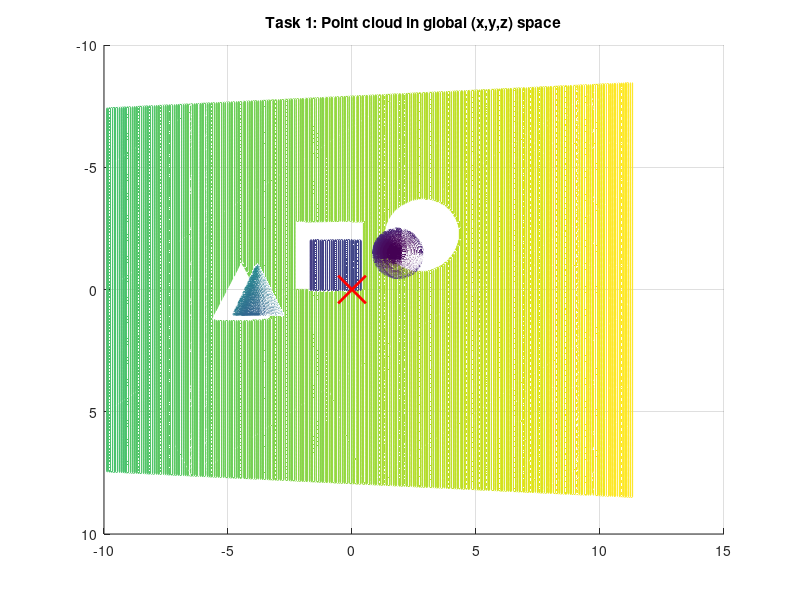
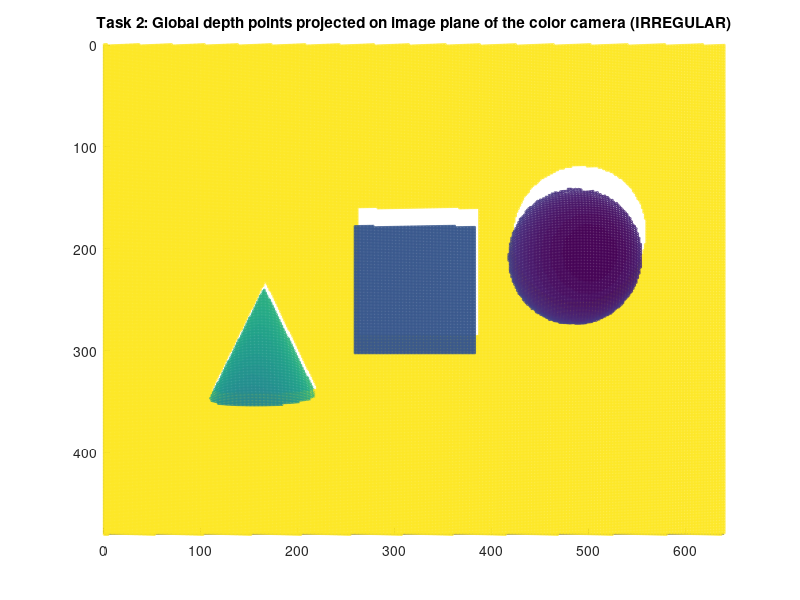

The MATLAB script that drew these images, in order: (Note: this script raises an error after producing the figures.)
close all; clearvars; clc;

load('synthdata.mat')

m = Depth(:);
Image = Image; %#ok
fd = Dparam.fp;
fc = Cparam.fp;
cx = Cparam.cx;
cy = Cparam.cy;
R = R; %#oksiz
T = T; %#ok

%% Task 1

size_pic_d = size(Depth);
size_pic = size(Image);
[xxi, yyi] = meshgrid(1:size_pic_d(2), 1:size_pic_d(1));

%Fixing to the optical origen
xxi = xxi - size_pic_d(2)/2;
yyi = yyi - size_pic_d(1)/2;

xx = xxi(:);
yy = yyi(:);

zz = fd*ones(size(xx));

z_i = fd*(m./(sqrt(xx.^2 + yy.^2 + zz.^2)));

up = xx.*z_i;
vp = yy.*z_i;

M = [fd,  0,  0;
     0,  fd,  0;
     0,  0,  1];

aux = M\[up'; vp'; z_i'];

x = aux(1, :);
y = aux(2, :);
z = aux(3, :);

figure(1)
scatter3(x, y, z, 2, z)
zlim([0, max(z)])
set(gca, 'Zdir', 'reverse')
set(gca,'YDir','reverse')
view([0 90])
title('Task 1: Point cloud in global (x,y,z) space')

hold on
plot(0,0,'rx', 'MarkerSize', 20, 'LineWidth', 2)
hold off

%% Task 2

M2 = [fc,  0,  cx;
      0,  fc,  cy;
      00,  0,  1];

aux2ax = [inv(R), -T]*[x; y; z; ones(size(x))];
aux2 = M2*aux2ax;

u = aux2(1, :)./aux2(3, :);
v = aux2(2, :)./aux2(3, :);
z2 = aux2(3, :);

figure(2)
scatter(u, v, 2, z2)
axis([0 2*cx 0 2*cy])
set(gca,'YDir','reverse')
title('Task 2: Global depth points projected on image plane of the color camera (IRREGULAR)')

%% Task 3

F = scatteredInterpolant(double(u'), double(v'), double(z2'), 'nearest', 'nearest');

[xq, yq] = meshgrid(1:2*cx, 1:2*cy);

vq = F(xq, yq);

%% Task 4

figure(3)
surf(xq, yq, vq, Image);
axis([0 2*cx 0 2*cy])
set(gca,'ZDir','reverse')
set(gca,'YDir','reverse')
view([40 20])
shading interp
title('Task 3+4: Global depth points projected on image plane of the color camera (RESAMPLED)')

%% Task 5

figure(4)
h = surf(xq, yq, vq, Image);
remart3D(h, size_pic_d);

set(gca,'ZDir','reverse')
set(gca,'YDir','reverse')
view([50 20])
shading interp
title('Task 5: Removing 3D model edge artifacts')

%% Task 6

vr_6 = reshape(z', size_pic_d(1:2));
u_6 = reshape(u', size_pic_d(1:2));
v_6 = reshape(v', size_pic_d(1:2));

vq_6 = interp2(vr_6, xq, yq);

Col = zeros(size(Image));
for o = 1:3 
    Col(:, :, o) = interp2(Image(:, :, o), u_6, v_6);
end

figure(5)
h2 = surf(vq_6, Col);
remart3D(h2, size_pic_d);

set(gca,'ZDir','reverse')
set(gca,'YDir','reverse')
view([40 30])
shading interp

title('Task 6: Global depth points projected on image plane of the color camera (INTERPOLATION)')

%% Task 7
zau = z2(:);
au = z2(:);

IDX = knnsearch([u(:), v(:)], [u(:), v(:)], 'K', 3);
new = {0};

for o = 1:length(u(:))
    ner = IDX(o, :);
    val = min(au(ner));
    
    new{o} = ner(au(ner) > 1.1*val);
    
    zau(ner) = val;
end

F = scatteredInterpolant(double(u'), double(v'), double(zau), 'nearest', 'nearest');
vq_7 = F(xq, yq);

figure(6)
h3 = surf(xq, yq, vq_7, Image);
remart3D(h3, size_pic_d);
set(gca,'ZDir','reverse')
set(gca,'YDir','reverse')
view([50 20])
shading interp
title('Task 7: Removing 3D model edge artifacts (Z-Buffering)')

%% Task 8

vocl = horzcat(new{:})';

xq(vocl) = NaN;
yq(vocl) = NaN;
u_6(vocl) = NaN;
v_6(vocl) = NaN;

vq_8 = interp2(vr_6, xq, yq);

Col = zeros(size(Image));
for o = 1:3
    Col(:, :, o) = interp2(Image(:, :, o), u_6, v_6);
end

figure(7)
h4 = surf(vq_8, Col);
remart3D(h4, size_pic_d);

set(gca,'ZDir','reverse')
set(gca,'YDir','reverse')
view([50 20])
shading interp
title('Task 8: Removing 3D model edge artifacts (Z-Buffering / INTERPOLATION)')